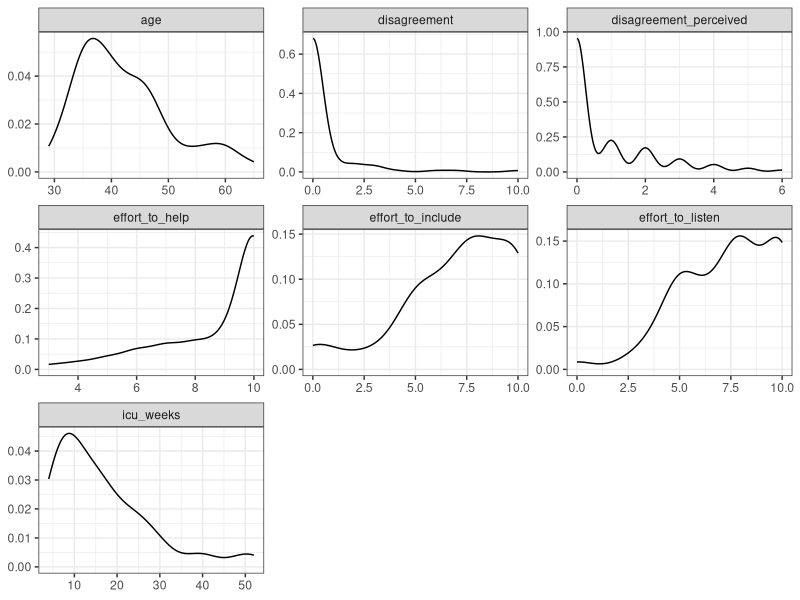
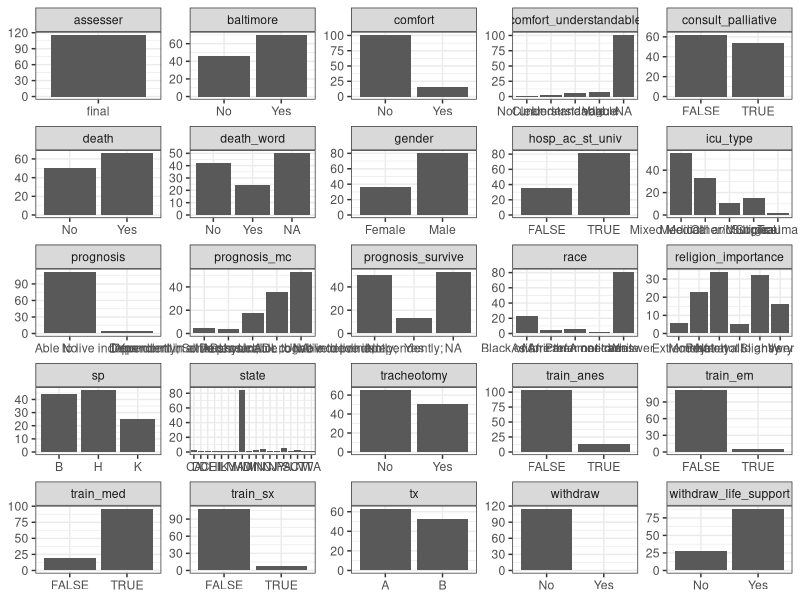
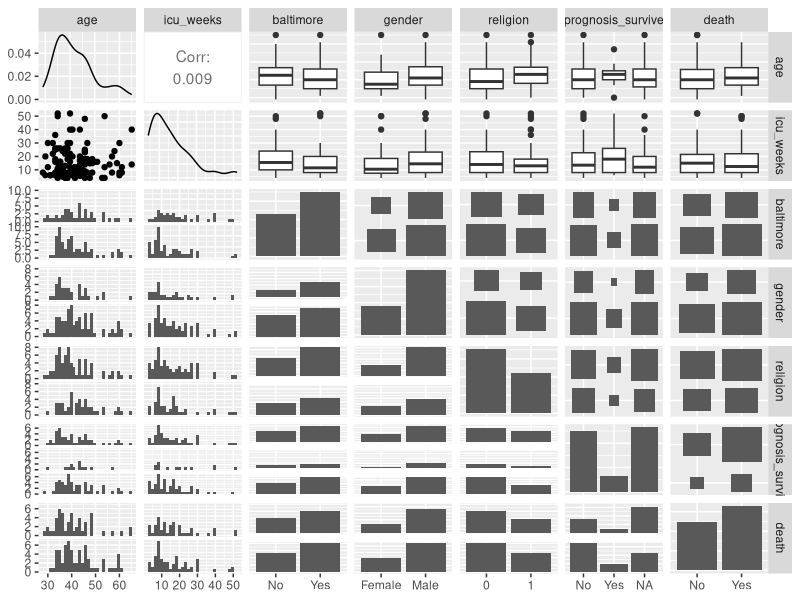
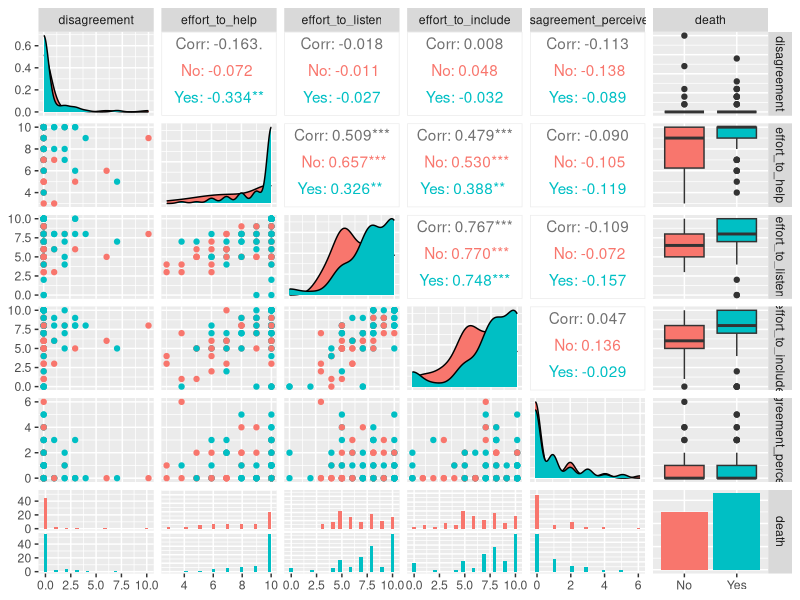
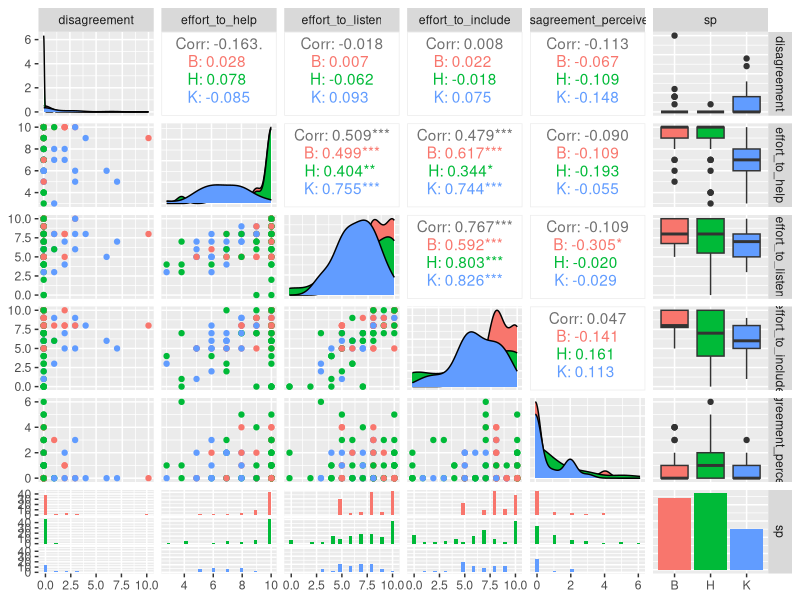
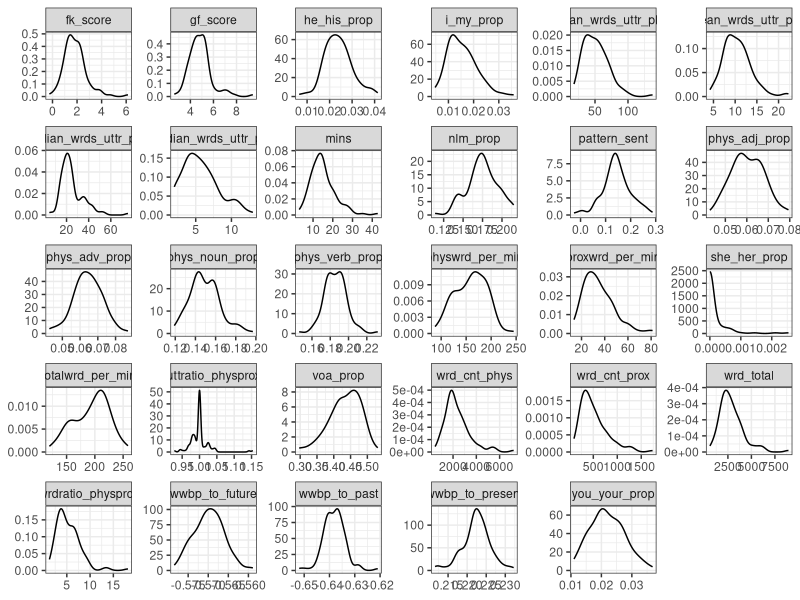
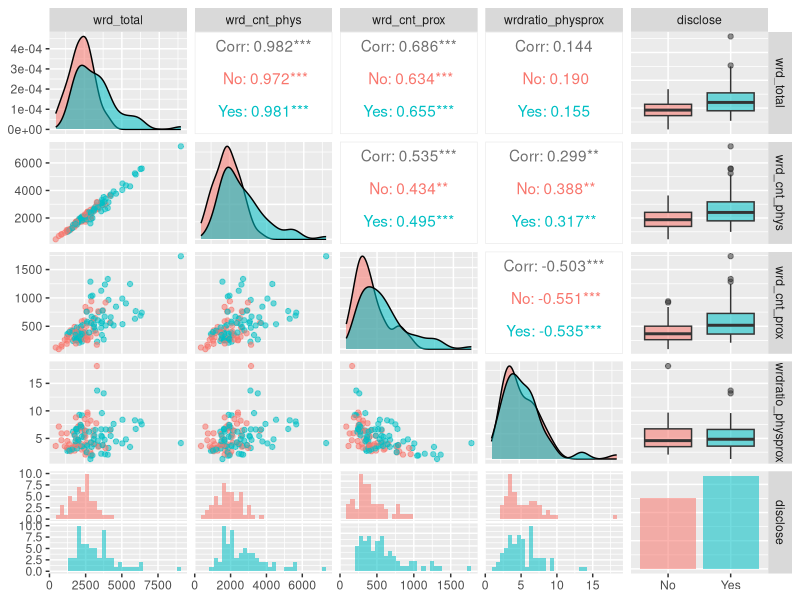
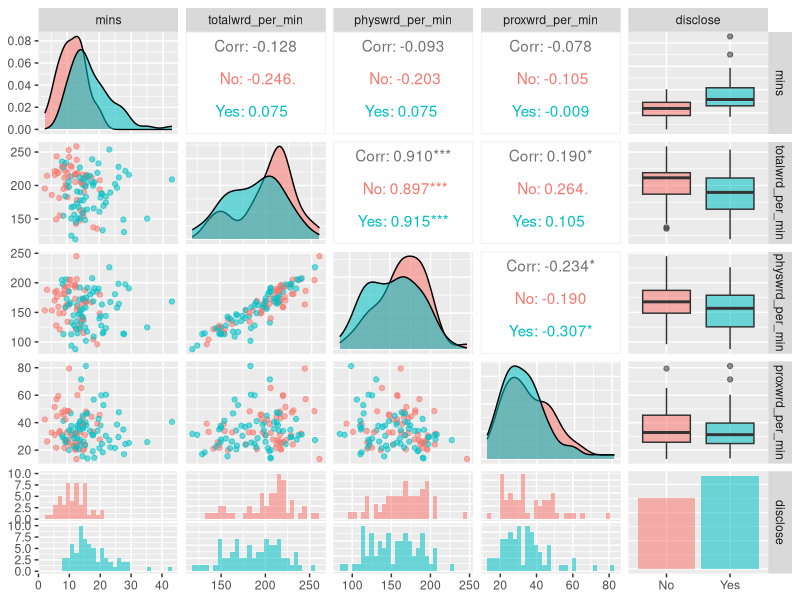

Generate these figures, in order, with R:
## ---- chunk 1
knitr::opts_chunk$set(echo = TRUE)
library("tidyverse")
## ---- chunk 2
    dta<-read_csv("140.712_Final_dta.csv")
    sum_measures<-read_csv("summary_measures.csv")
        ## Renaming the unique identifier in this dataframe for merging purposes:
        sum_measures<-rename(sum_measures, uid=study_id)
    
    ## Here's data on how long each simulation went on.
    duration<-read_csv("20180810_Simulation_duration.csv")
    sum_measures<-merge(sum_measures, duration, by="uid")
## ---- chunk 3
sum_measures<-sum_measures %>%
    mutate(mins=signif(as.numeric(duration/60)), 3) %>%          ## Total duration of the simulation in minutes
    mutate(wrd_total=wrd_cnt_phys+wrd_cnt_prox) %>%              ## Total number of words spoken during simulation
    
    mutate(totalwrd_per_min=wrd_total/mins) %>%                  ## Total words per minute within simulation
    mutate(physwrd_per_min=wrd_cnt_phys/mins) %>%                ## Physician words per minute
    mutate(proxwrd_per_min=wrd_cnt_prox/mins) %>%                ## Proxy words per minute
    mutate(wrdratio_physprox=wrd_cnt_phys/wrd_cnt_prox) %>%      ## Ratio of physician:proxy words
    
    mutate(uttratio_physprox=uttr_cnt_phys/uttr_cnt_prox) %>%    ## Ratio of physician:proxy utterances
    
    mutate(i_my_cnt=pron_i_cnt+pron_my_cnt) %>%                  ## Count of the number of the pronouns "I" and "my"
    mutate(you_your_cnt=pron_you_cnt+pron_your_cnt) %>%          ## Count of the number of the pronouns "you" and "your"
    mutate(she_hers=pron_she_cnt+pron_her_cnt+pron_hers_cnt) %>% ## Count of the number of the pronouns "she" and "her" and "hers"
    mutate(he_his=pron_he_cnt+pron_his_cnt) %>%                  ## Count of the number of the pronouns "he" and "his"
    mutate(i_my_prop=signif(i_my_cnt/wrd_total, 3)) %>%          ## Proportion of all words that are "I" or "my"
    mutate(you_your_prop=signif(you_your_cnt/wrd_total, 3)) %>%  ## Proportion of all words that are "you" or "yours"
    mutate(she_her_prop=signif(she_hers/wrd_total, 3)) %>%       ## Proportion of all words that are "her" or "hers"
    mutate(he_his_prop=signif(he_his/wrd_total, 3))  %>%         ## Proportion of all words that are "he" or "his"
    
    mutate(phys_verb_prop=signif(phys_verb_cnt/wrd_cnt_phys, 3)) %>%     ## Proportion of physician words that are verbs
    mutate(phys_noun_prop=signif(phys_noun_cnt/wrd_cnt_phys, 3)) %>%     ## Proportion of physician words that are verbs
    mutate(phys_adj_prop=signif(phys_adjective_cnt/wrd_cnt_phys, 3)) %>% ## Proportion of physician words that are verbs
    mutate(phys_adv_prop=signif(phys_adverb_cnt/wrd_cnt_phys, 3))%>%     ## Proportion of physician words that are verbs
    
    mutate(voa_prop=signif(voa_cnt/wrd_total, 3)) %>%                    ## Proportion of words in the VOA lexicon
    mutate(nlm_prop=signif(nlm_minus_voa_cnt/wrd_total, 3))              ## Proportion of words in the nlm but not not VOA lexicon
    
    
    ## Keeping the scaled, cleaned features
    sum_measures<-sum_measures %>%
        select(uid, wrd_total, wrd_cnt_phys, wrd_cnt_prox, wrdratio_physprox, mins, totalwrd_per_min, 
              physwrd_per_min, proxwrd_per_min, uttratio_physprox, mean_wrds_uttr_phys, median_wrds_uttr_phys, 
              mean_wrds_uttr_prox, median_wrds_uttr_prox,
              voa_prop, nlm_prop, fk_score, gf_score, pattern_sent,
              wwbp_to_past, wwbp_to_present, wwbp_to_future,
              i_my_prop, you_your_prop, she_her_prop, he_his_prop, 
              phys_verb_prop, phys_noun_prop, phys_adj_prop, phys_adv_prop)
## ---- chunk 4
dta_long_con<-dta %>%
    select(uid, age, icu_weeks, disagreement, disagreement_perceived, effort_to_help, effort_to_listen, effort_to_include) %>%
    gather(key=feature, value = value, -uid) 

dta_long_con %>%
    ggplot(aes(value)) +
    geom_density(alpha=0.5)+
    facet_wrap( ~feature, scales='free', ncol=3) +
    labs(x = NULL, y = NULL) +
    theme_bw()

dta_long_cat<-dta %>%
    select(-c(age, icu_weeks, disagreement, disagreement_perceived, effort_to_help, effort_to_listen, effort_to_include)) %>%
    gather(key=feature, value = value, -uid) 

dta_long_cat %>%
    ggplot(aes(value)) +
    geom_bar() +
    facet_wrap( ~feature, scales='free', ncol=5) +
    labs(x = NULL, y = NULL) +
    theme_bw()
## ---- chunk 5
library("GGally")
## Relationships between MD characteristics their case management, and their colleagues' assessment of whether prognosis for survival was disclosed
dta %>%
    mutate(religion=ifelse(religion_importance=="Extremely" | religion_importance=="Very" | religion_importance=="Moderately", 1, 0)) %>%
    mutate(religion=factor(religion)) %>%
    select(age, icu_weeks, baltimore, gender, religion, prognosis_survive, death) %>%
    ggpairs()
## ---- chunk 6
## Relationships between how actors perceived the physicians and whether the physicians reported conflict during the simulation, colored by disclosure    
dta %>%
    select(disagreement, effort_to_help, effort_to_listen, effort_to_include, disagreement_perceived, death) %>%
    ggpairs(aes(color=factor(death)))
## ---- chunk 7
## Relationships between how actors perceived the physicians and whether the physicians reported conflict during the simulation, colored by actor    
dta %>%
    select(disagreement, effort_to_help, effort_to_listen, effort_to_include, disagreement_perceived, sp) %>%
    ggpairs(aes(color=factor(sp)))
## ---- chunk 8
## Now exploring the transcript characteristics
transcripts_long<-sum_measures %>%
    gather(key=feature, value = value, -uid) 

transcripts_long %>%
    ggplot(aes(value)) +
        geom_density(alpha=0.5)+
        facet_wrap( ~feature, scales='free', ncol=6) +
        labs(x = NULL, y = NULL) +
        theme_bw()
## ---- chunk 9
## Transcript features by whether colleagues thought death was disclosed
sum_measures %>%
    arrange(uid) %>%
    mutate(disclose = dta$death) %>%
    select(wrd_total, wrd_cnt_phys, wrd_cnt_prox, wrdratio_physprox, disclose) %>%
    ggpairs(aes(color=factor(disclose), alpha=0.5))
## ---- chunk 10
sum_measures %>%
    arrange(uid) %>%
    mutate(disclose = dta$death) %>%
    select(mins, totalwrd_per_min, physwrd_per_min, proxwrd_per_min, disclose) %>%
    ggpairs(aes(color=factor(disclose), alpha=0.5))
## ---- chunk 11
sum_measures %>%
    arrange(uid) %>%
    mutate(disclose = dta$death) %>%
    select(uttratio_physprox, mean_wrds_uttr_phys, median_wrds_uttr_phys, mean_wrds_uttr_prox, median_wrds_uttr_prox, disclose) %>%
    ggpairs(aes(color=factor(disclose), alpha=0.5))
## ---- chunk 12
sum_measures %>%
    arrange(uid) %>%
    mutate(disclose = dta$death) %>%
    select(voa_prop, nlm_prop, fk_score, gf_score, disclose) %>%
    ggpairs(aes(color=factor(disclose), alpha=0.5))
## ---- chunk 13
sum_measures %>%
    arrange(uid) %>%
    mutate(disclose = dta$death) %>%
    select(pattern_sent, wwbp_to_past, wwbp_to_present, wwbp_to_future, disclose) %>%
    ggpairs(aes(color=factor(disclose), alpha=0.5))
## ---- chunk 14
sum_measures %>%
    arrange(uid) %>%
    mutate(disclose = dta$death) %>%
    select(i_my_prop, you_your_prop, she_her_prop, he_his_prop, disclose) %>%
    ggpairs(aes(color=factor(disclose), alpha=0.5))
## ---- chunk 15
sum_measures %>%
    arrange(uid) %>%
    mutate(disclose = dta$death) %>%
    select(phys_verb_prop, phys_noun_prop, phys_adj_prop, phys_adv_prop, disclose) %>%
    ggpairs(aes(color=factor(disclose), alpha=0.5))
